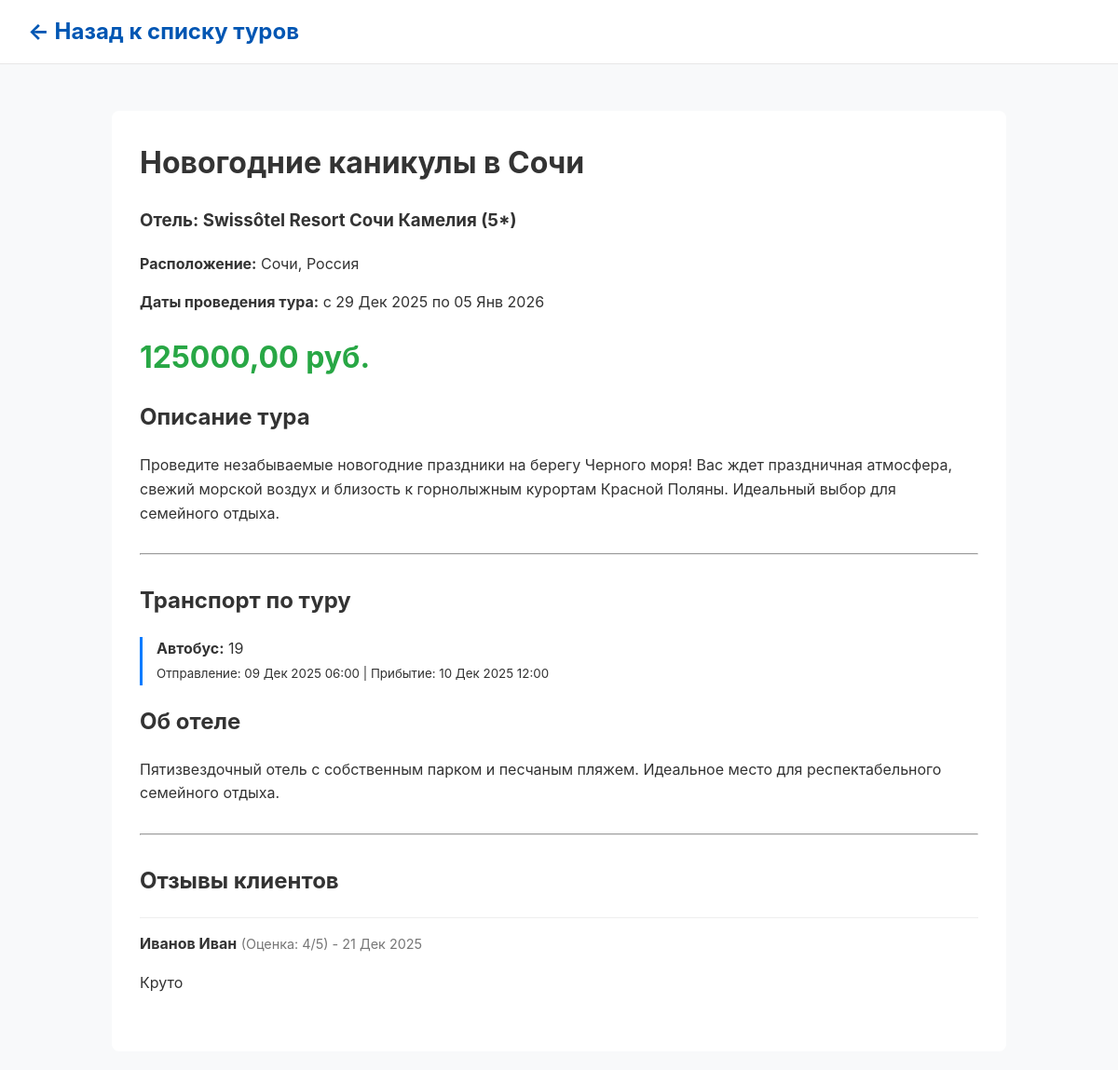
Page /tour/1/ on the earlier database version.
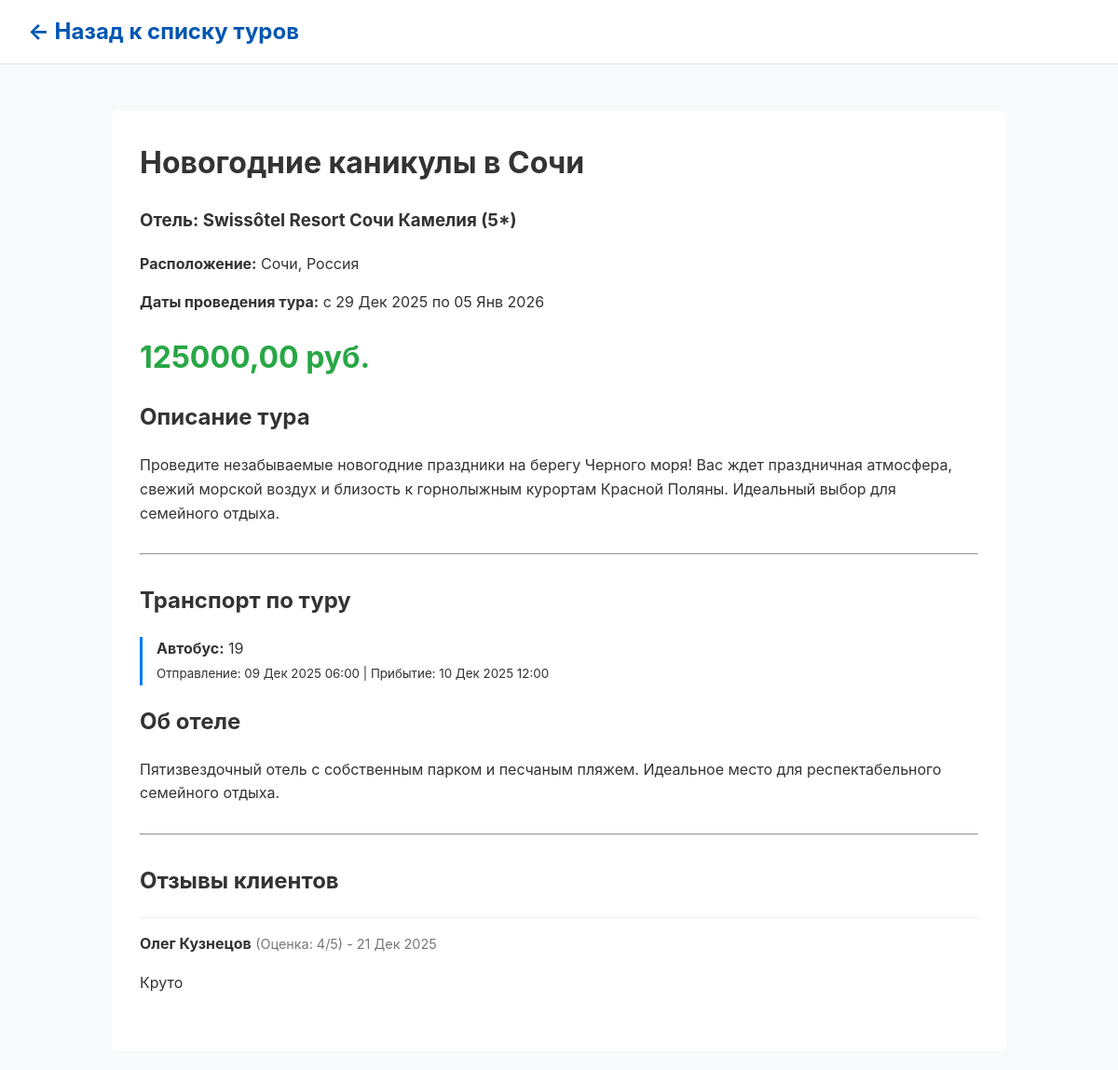
Same page on the later database version.
### tours/models.py (models this page shows, shortened)
class Review(models.Model):
    RATING_CHOICES = [
        (1, '1 - Ужасно'),
        (2, '2 - Плохо'),
        (3, '3 - Нормально'),
        (4, '4 - Хорошо'),
        (5, '5 - Отлично'),
    ]
    tour = models.ForeignKey(Tour, on_delete=models.CASCADE, related_name="reviews", verbose_name="Тур")
    client = models.ForeignKey(Client, on_delete=models.CASCADE, verbose_name="Клиент")
    rating = models.IntegerField(choices=RATING_CHOICES, verbose_name="Оценка")
    text = models.TextField(verbose_name="Текст отзыва")
    created_at = models.DateTimeField(auto_now_add=True, verbose_name="Дата создания")
    class Meta:
        verbose_name = "Отзыв"
        verbose_name_plural = "Отзывы"

class Client(models.Model):
    first_name = models.CharField(max_length=100, verbose_name="Имя")
    last_name = models.CharField(max_length=100, verbose_name="Фамилия")
    email = models.EmailField(unique=True, verbose_name="Email")
    phone_number = models.CharField(max_length=20, verbose_name="Телефон")
    class Meta:
        verbose_name = "Клиент"
        verbose_name_plural = "Клиенты"

### tours/views.py (the view)
# urls.py: path('tour/<int:tour_id>/', views.tour_detail, name='tour_detail'),
def tour_detail(request, tour_id):
    tour = get_object_or_404(Tour, id=tour_id)
    reviews = tour.reviews.all().order_by('-created_at')
    context = {
        'tour': tour,
        'reviews': reviews
    }
    return render(request, 'tours/tour_detail.html', context)

### tours/templates/tours/tour_detail.html (shortened to what this page needs)
<!DOCTYPE html>
<html lang="ru">
<head>
</head>
<body>
    <header class="site-header">
        <a href="{% url 'tour_list' %}" class="site-title">← Назад к списку туров</a>
    </header>
    <main class="container">
        <div class="tour-content">
            <h1>{{ tour.title }}</h1>
            <h3>Отель: {{ tour.hotel.name }} ({{ tour.hotel.stars }}*)</h3>
            <p><strong>Расположение:</strong> {{ tour.hotel.city.name }}, {{ tour.hotel.city.country.name }}</p>
            <p><strong>Даты проведения тура:</strong> с {{ tour.start_date|date:"d M Y" }} по {{ tour.end_date|date:"d M Y" }}</p>
            <div class="price">{{ tour.price|floatformat:2 }} руб.</div>
            <h2>Описание тура</h2>
            <p>{{ tour.description|linebreaks }}</p>
            <hr style="margin: 30px 0;">
            <h2>Транспорт по туру</h2>
            {% if tour.transport_options.all %}
                {% for transport in tour.transport_options.all %}
                    <div class="transport-info">
                        <strong>{{ transport.get_type_display }}:</strong> {{ transport.description }} <br>
                        <small>Отправление: {{ transport.departure_time|date:"d M Y H:i" }} | Прибытие: {{ transport.arrival_time|date:"d M Y H:i" }}</small>
                    </div>
                {% endfor %}
            {% else %}
                <p>Информация о транспорте по этому туру уточняется.</p>
            {% endif %}
            <h2>Об отеле</h2>
            <p>{{ tour.hotel.description|linebreaks }}</p>
            <hr style="margin: 30px 0;">
            <h2>Отзывы клиентов</h2>
            {% if reviews %}
                {% for review in reviews %}
                    <div class="review">
                        <strong>{{ review.client.first_name }} {{ review.client.last_name }}</strong>
                        <span class="review-meta"> (Оценка: {{ review.rating }}/5) - {{ review.created_at|date:"d M Y" }}</span>
                        <p style="margin-top: 5px;">{{ review.text|linebreaks }}</p>
                    </div>
                {% endfor %}
            {% else %}
                <p>На этот тур еще нет отзывов.</p>
            {% endif %}
        </div>
    </main>
</body>
</html>

Differences in the rows shown:
changed through a linked row, Review "Круто": client.first_name "Иванов" → "Олег"; client.last_name "Иван" → "Кузнецов"
